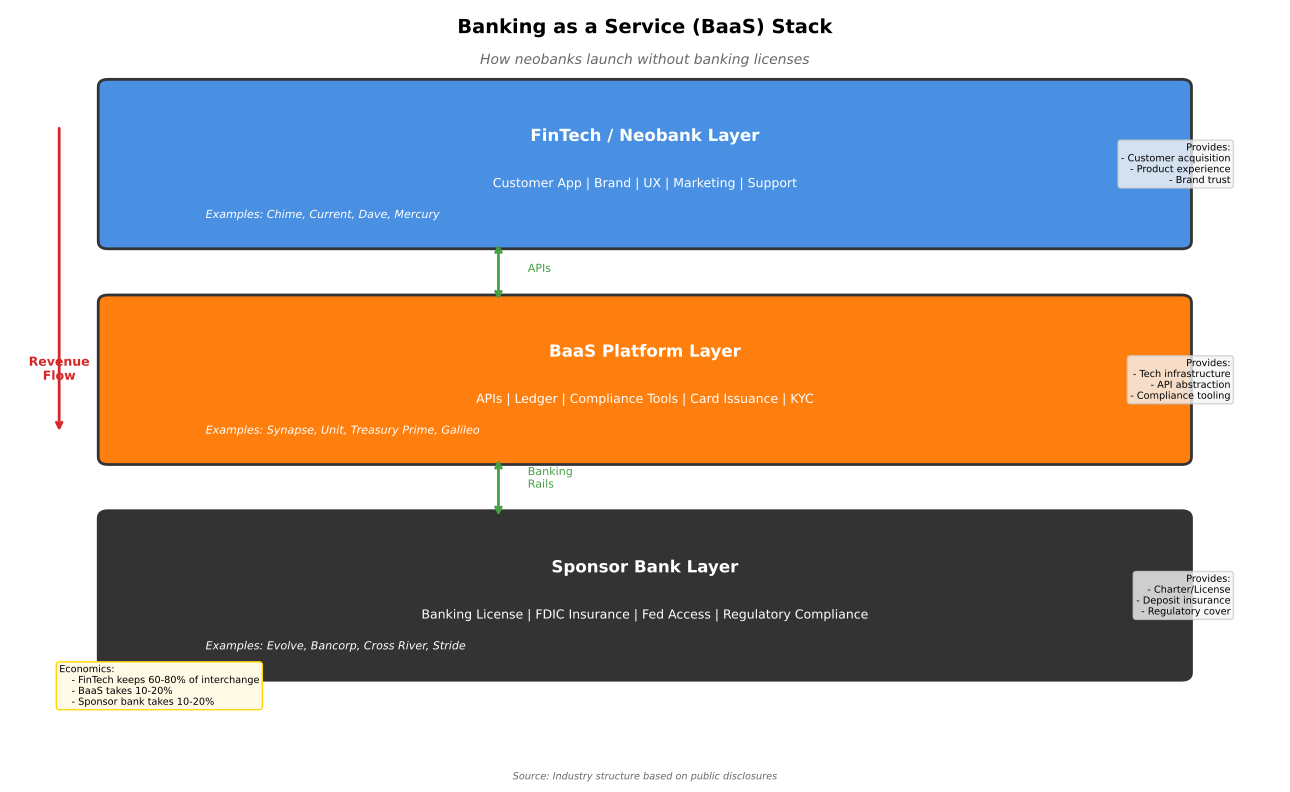

The Python source for this figure:
"""
Banking as a Service (BaaS) Partnership Model
Shows how BaaS enables neobanks through partner banks

Output: baas_partnership.pdf
Module: module_01_fintech
Lesson: 4 - Neobanks
"""

from pathlib import Path
import matplotlib.pyplot as plt
import matplotlib.patches as mpatches
import numpy as np

CHART_METADATA = {
    'title': 'BaaS Partnership Model',
    'module': 'module_01_fintech',
    'lesson': 4,
    'url': 'https://github.com/Digital-AI-Finance/digital-finance/tree/main/module_01_fintech/figures/baas_partnership'
}

plt.rcParams.update({
    'font.size': 10,
    'axes.labelsize': 10,
})

def create_chart():
    """Create BaaS partnership model diagram"""
    fig, ax = plt.subplots(figsize=(13, 8))
    ax.set_xlim(0, 13)
    ax.set_ylim(0, 10)
    ax.axis('off')

    # Three layers
    # Top: FinTech/Neobank (customer-facing)
    fintech_box = mpatches.FancyBboxPatch((1, 7), 11, 2,
                                           boxstyle='round,pad=0.1',
                                           facecolor='#4A90E2', edgecolor='#333333', lw=2)
    ax.add_patch(fintech_box)
    ax.text(6.5, 8.3, 'FinTech / Neobank Layer', fontsize=12, fontweight='bold',
           ha='center', color='white')
    ax.text(6.5, 7.7, 'Customer App | Brand | UX | Marketing | Support',
           fontsize=9, ha='center', color='white')
    ax.text(2, 7.3, 'Examples: Chime, Current, Dave, Mercury', fontsize=8,
           ha='left', style='italic', color='white')

    # Middle: BaaS Platform
    baas_box = mpatches.FancyBboxPatch((1, 4.2), 11, 2,
                                        boxstyle='round,pad=0.1',
                                        facecolor='#FF7F0E', edgecolor='#333333', lw=2)
    ax.add_patch(baas_box)
    ax.text(6.5, 5.5, 'BaaS Platform Layer', fontsize=12, fontweight='bold',
           ha='center', color='white')
    ax.text(6.5, 4.9, 'APIs | Ledger | Compliance Tools | Card Issuance | KYC',
           fontsize=9, ha='center', color='white')
    ax.text(2, 4.5, 'Examples: Synapse, Unit, Treasury Prime, Galileo', fontsize=8,
           ha='left', style='italic', color='white')

    # Bottom: Sponsor Bank
    bank_box = mpatches.FancyBboxPatch((1, 1.4), 11, 2,
                                        boxstyle='round,pad=0.1',
                                        facecolor='#333333', edgecolor='#333333', lw=2)
    ax.add_patch(bank_box)
    ax.text(6.5, 2.7, 'Sponsor Bank Layer', fontsize=12, fontweight='bold',
           ha='center', color='white')
    ax.text(6.5, 2.1, 'Banking License | FDIC Insurance | Fed Access | Regulatory Compliance',
           fontsize=9, ha='center', color='white')
    ax.text(2, 1.7, 'Examples: Evolve, Bancorp, Cross River, Stride', fontsize=8,
           ha='left', style='italic', color='white')

    # Connection arrows
    # FinTech to BaaS
    ax.annotate('', xy=(5, 6.2), xytext=(5, 7),
               arrowprops=dict(arrowstyle='<->', color='#44A044', lw=2))
    ax.text(5.3, 6.6, 'APIs', fontsize=8, color='#44A044')

    # BaaS to Bank
    ax.annotate('', xy=(5, 3.4), xytext=(5, 4.2),
               arrowprops=dict(arrowstyle='<->', color='#44A044', lw=2))
    ax.text(5.3, 3.8, 'Banking\nRails', fontsize=8, color='#44A044')

    # Right side: what each layer provides
    provides = [
        (12.5, 8, 'Provides:\n- Customer acquisition\n- Product experience\n- Brand trust'),
        (12.5, 5.2, 'Provides:\n- Tech infrastructure\n- API abstraction\n- Compliance tooling'),
        (12.5, 2.4, 'Provides:\n- Charter/License\n- Deposit insurance\n- Regulatory cover'),
    ]

    for x, y, text in provides:
        ax.text(x, y, text, fontsize=7, ha='right', va='center',
               bbox=dict(boxstyle='round', facecolor='#F5F5F5', edgecolor='#CCCCCC', alpha=0.8))

    # Revenue flow
    ax.text(0.5, 5.2, 'Revenue\nFlow', fontsize=9, ha='center', fontweight='bold', color='#D62728')
    ax.annotate('', xy=(0.5, 4.5), xytext=(0.5, 8.5),
               arrowprops=dict(arrowstyle='->', color='#D62728', lw=2))

    # Title
    ax.text(6.5, 9.7, 'Banking as a Service (BaaS) Stack', fontsize=14, fontweight='bold', ha='center')
    ax.text(6.5, 9.3, 'How neobanks launch without banking licenses', fontsize=10,
           ha='center', style='italic', color='#666666')

    # Economics note
    econ = """Economics:
    - FinTech keeps 60-80% of interchange
    - BaaS takes 10-20%
    - Sponsor bank takes 10-20%"""
    ax.text(0.5, 1.5, econ, fontsize=7, ha='left', va='top',
           bbox=dict(boxstyle='round', facecolor='#FFF9E6', edgecolor='#FFD700'))

    # Source
    fig.text(0.5, 0.02, 'Source: Industry structure based on public disclosures',
            fontsize=7, ha='center', style='italic', color='#666666')

    plt.tight_layout()

    output_path = Path(__file__).parent / 'baas_partnership.pdf'
    plt.savefig(output_path, format='pdf', dpi=300, bbox_inches='tight')
    plt.close()
    print(f"Chart saved to: {output_path}")
    return output_path

if __name__ == '__main__':
    create_chart()
